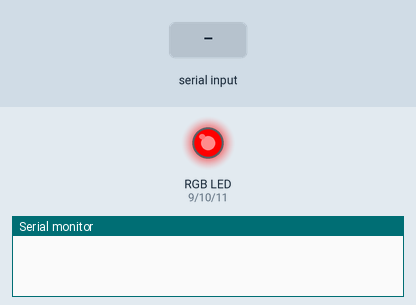
The sketch below on a simulated Arduino Uno, built with avr-gcc and run on an emulated ATmega328P. On the bench: an RGB LED mixed from three pins (HIGH = lit), the last lines printed to the serial monitor. The inputs (shaded band) are chosen by the test bench. Dim RGB values are drawn brighter than linear.

Above: at 1.2 s.
1.3 s: "90,45\n" received over Serial
At 2.2 s:
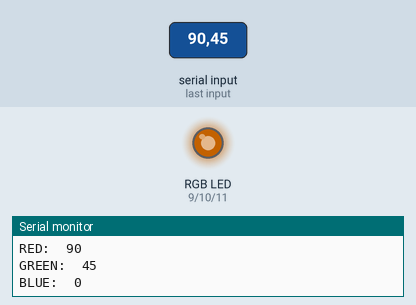
2.8 s: "30,150\n" received over Serial
At 3.4 s:
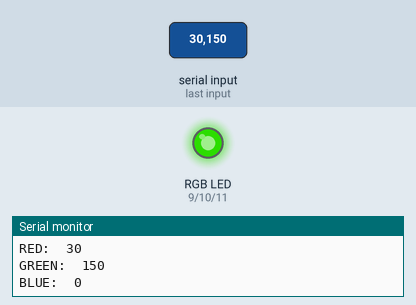
4.3 s: "90\n" received over Serial
At 4.7 s:
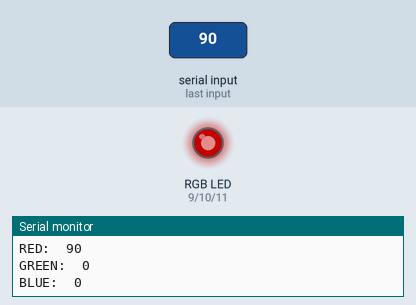
5.8 s: "200\n" received over Serial
At 7.2 s:
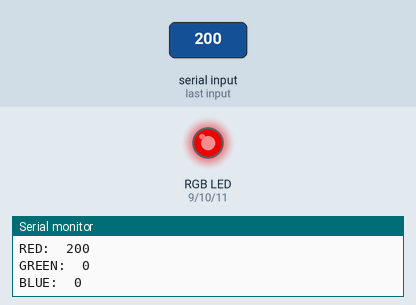
Timing chart, 0 to 8.3 s (numbered marks = the images above; inputs shaded):
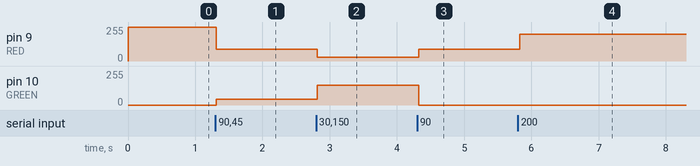

The sketch:

serial_port_rgb.ino
```cpp
const int RED=9;
const int GREEN=10;
const int BLUE=11;

// final 8 bit color vals
typedef union {
  struct {
    uint8_t red;
    uint8_t green;
    uint8_t blue;
  };
  uint8_t channel[3];
} RGB_T;

RGB_T rgb = {255, 0, 0};
int raw = 0;

void setup() {
  Serial.begin(9600);
  Serial.setTimeout(10);  // serial timeout to wait for int (affects parseInt func)

  pinMode(RED, OUTPUT);
  pinMode(GREEN, OUTPUT);
  pinMode(BLUE, OUTPUT);

  // start with LED on white
  digitalWrite(RED, rgb.red);
  digitalWrite(GREEN, rgb.green);
  digitalWrite(BLUE, rgb.blue);
}

void loop() {
  if (Serial.available() > 0){
    // expect 3 numbers sep by non int chars
    // Serial.parseInt will skip non int chars until it finds a complete int
    for(int i=0; i<3; i++){
      raw = Serial.parseInt(); // this needs to be separate assignment, breaks otherwise?
      rgb.channel[i] = (uint8_t) constrain(raw, 0, 255);
    }

    // discard anything else leftover in buffer
    while(Serial.available())
    {
      Serial.read();
    }

    analogWrite(RED, rgb.red);
    analogWrite(GREEN, rgb.green);
    analogWrite(BLUE, rgb.blue);

    Serial.println("RED:\t" + String(rgb.red));
    Serial.println("GREEN:\t" + String(rgb.green));
    Serial.println("BLUE:\t" + String(rgb.blue) + "\n");
  }
}
```

Measured:
- after the input at 1.3 s, pin 9 (RED): 255/255 → 90/255 at once; pin 10 (GREEN): 0/255 → 45/255 at once
- after the input at 2.8 s, pin 9 (RED): 90/255 → 30/255 at once; pin 10 (GREEN): 45/255 → 150/255 at once
- after the input at 4.3 s, pin 9 (RED): 30/255 → 90/255 at once; pin 10 (GREEN): 150/255 → 0/255 at once
- after the input at 5.8 s, pin 9 (RED): 90/255 → 200/255 at once
